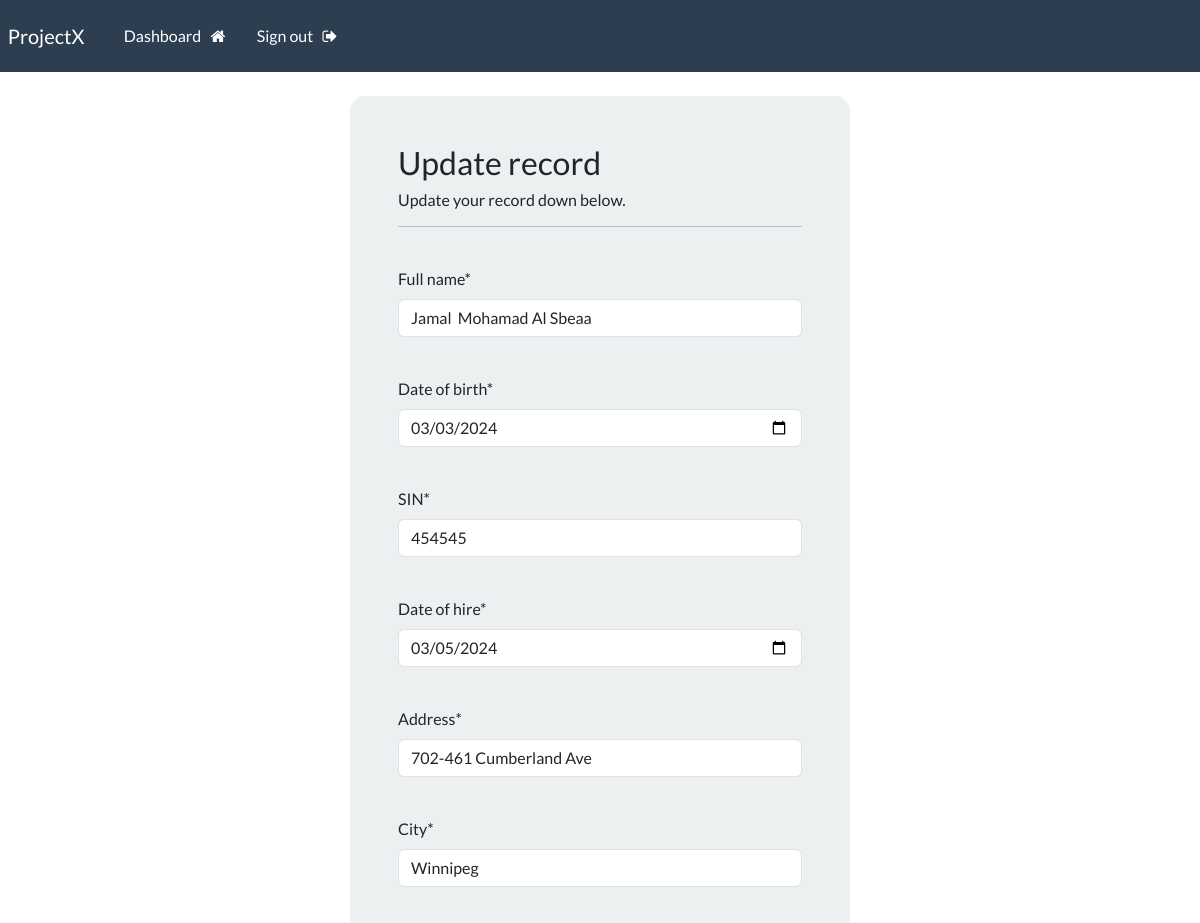
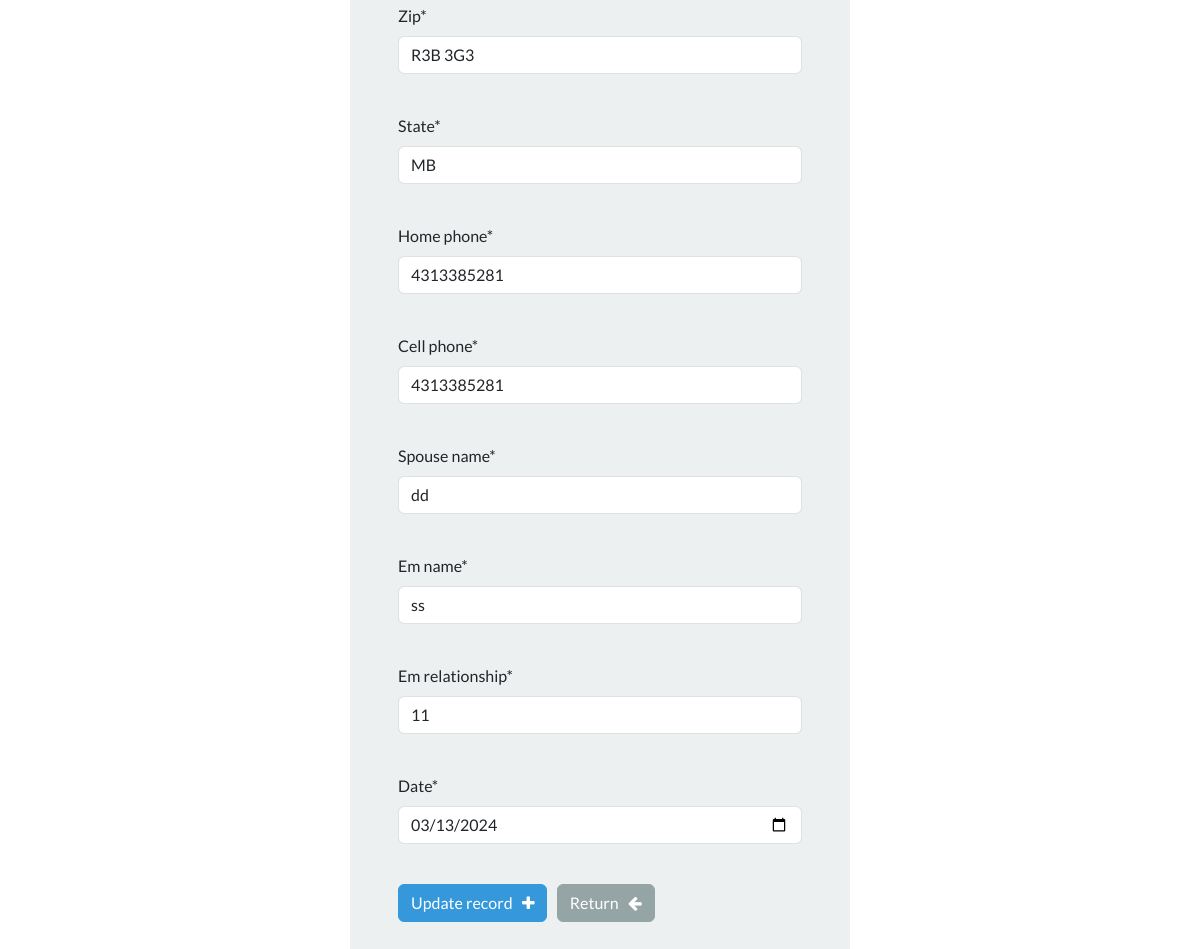
Page /update-record/2 (signed in) on the committed database (2 pictures, top to bottom).
### webapp/models.py (models this page shows, shortened)
class Record(models.Model):
    creation_date = models.DateTimeField(auto_now_add=True)
    modification_date = models.DateTimeField(auto_now=True)
    Full_name = models.CharField(max_length=256)
    Date_of_birth = models.DateField()
    SIN = models.CharField(max_length=20)
    Date_of_hire = models.DateField()
    Address = models.CharField(max_length=256)
    City = models.CharField(max_length=256)
    Zip = models.CharField(max_length=256)
    State = models.CharField(max_length=256)
    Home_phone = models.CharField(max_length=20)
    Cell_phone = models.CharField(max_length=20)
    Spouse_name = models.CharField(max_length=256)
    Em_name = models.CharField(max_length=256)
    Em_relationship = models.CharField(max_length=256)
    Date = models.DateField()

### webapp/views.py (the view)
# urls.py: path('update-record/<int:pk>', views.update_record, name='update-record'),
@login_required(login_url='my-login')
def update_record(request, pk):
    record = Record.objects.get(id=pk)
    form = UpdateRecordForm(instance=record)
    if request.method == 'POST': # check if the reqeust is POST
        form = UpdateRecordForm(request.POST, instance=record)
        if form.is_valid():
            form.save()
            messages.success(request, 'Record updated successfully')
            return redirect("dashboard")
    context = {'UpdateForm': form}
    return render(request, 'webapp/update-record.html', context=context)

### webapp/templates/webapp/update-record.html (shortened to what this page needs)
{% extends 'webapp/base.html' %}
{% load crispy_forms_tags %}
{% block content %}
<body>
    <div class="container bg-light shadow-md p-5 form-layout">
        <h3> Update record </h3>
        <h6> Update your record down below. </h6>
        <hr>
        <br>
        <form method="POST" autocomplete="off">
            {{UpdateForm.Full_name|as_crispy_field}}
            <br>
            {{UpdateForm.Date_of_birth|as_crispy_field}}
            <br>
            {{UpdateForm.SIN|as_crispy_field}}
            <br>
            {{UpdateForm.Date_of_hire|as_crispy_field}}
            <br>
            {{UpdateForm.Address|as_crispy_field}}
            <br>
            {{UpdateForm.City|as_crispy_field}}
            <br>
            {{UpdateForm.Zip|as_crispy_field}}
            <br>
            {{UpdateForm.State|as_crispy_field}}
            <br>
            {{UpdateForm.Home_phone|as_crispy_field}}
            <br>
            {{UpdateForm.Cell_phone|as_crispy_field}}
            <br>
            {{UpdateForm.Spouse_name|as_crispy_field}}
            <br>
            {{UpdateForm.Em_name|as_crispy_field}}
            <br>
            {{UpdateForm.Em_relationship|as_crispy_field}}
            <br>
            {{UpdateForm.Date|as_crispy_field}}
            <br>
            <button type="submit" class="btn btn-info">
                Update record &nbsp; <i class="fa fa-plus" aria-hidden="true"></i>
            </button>
            <a href="{% url 'dashboard' %}" class="btn btn-secondary">
                Return &nbsp; <i class="fa fa-arrow-left" aria-hidden="true"></i>
            </a>
        </form>
    </div>
    <br>
</body>
{% endblock %}

### static/css/styles.css (style rules this page uses)
.form-layout { border-radius: 15px; width: 500px; }

### rows in the picture
Record: Full_name "Jamal Mohamad Al Sbeaa", Date_of_birth "03/03/2024", SIN "454545", Date_of_hire "03/05/2024", Address "702-461 Cumberland Ave", City "Winnipeg", Zip "R3B 3G3", State "MB", Home_phone "4313385281", Cell_phone "4313385281", Spouse_name "dd", Em_name "ss", Em_relationship "11", Date "03/13/2024"
